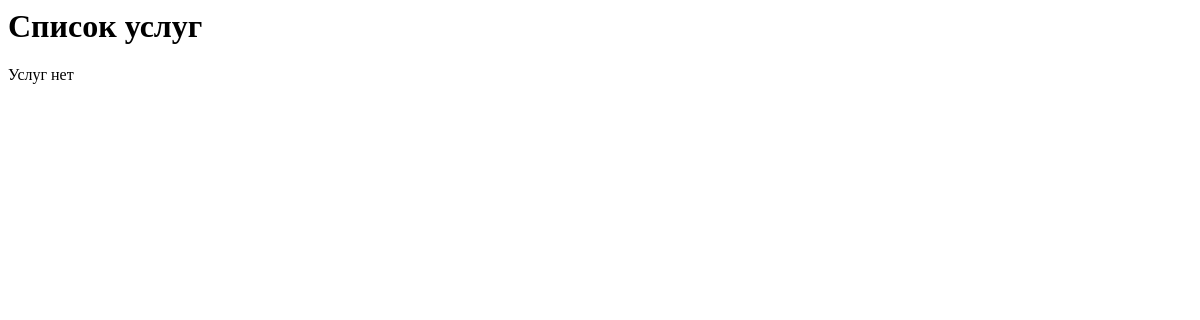
Page /AOP/services/ on the earlier database version.
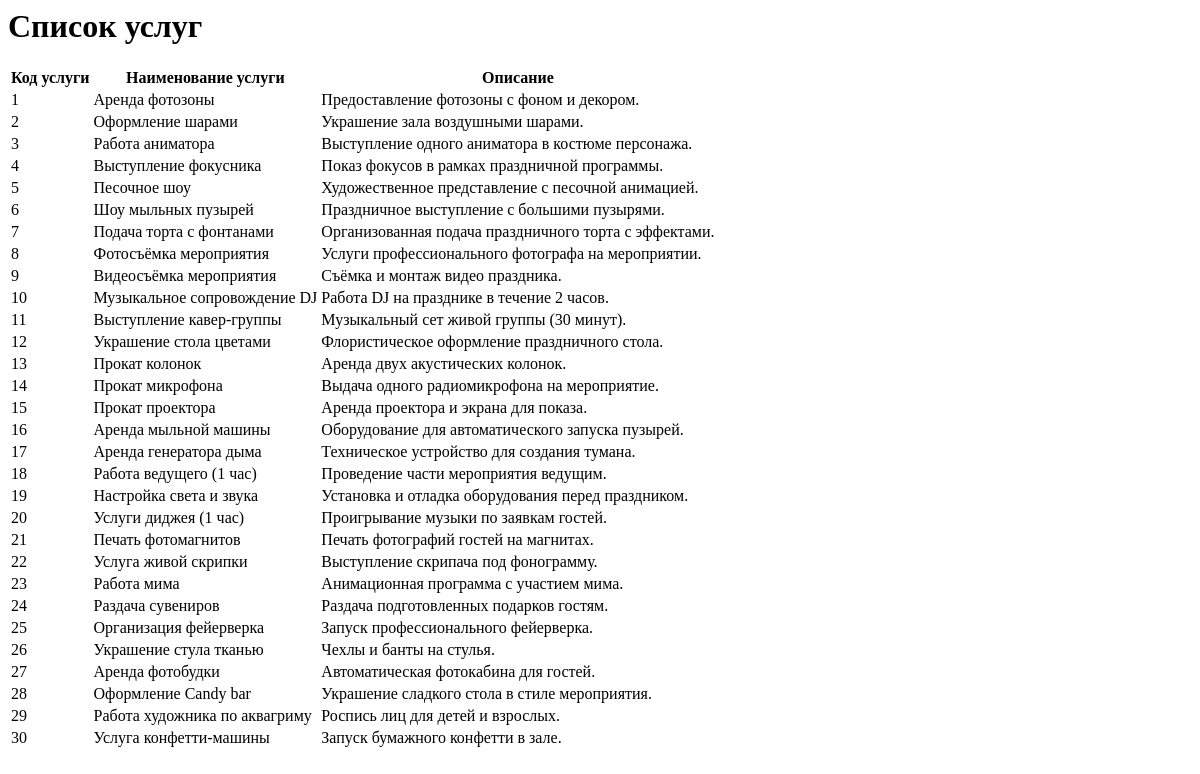
Same page on the later database version.
### AOP/models.py (models this page shows)
class Services(models.Model):
    service_id = models.AutoField(primary_key=True)
    name = models.CharField(max_length=50)
    description = models.TextField(null=True)

### AOP/views.py (the view)
# urls.py: path("services/", views.services, name="services"),
def services(request):
    services = Services.objects.all()
    return render(request, 'AOP/services.html', {'services': services})

### AOP/templates/AOP/services.html
<h1>Список услуг</h1>
{% if services %}
<table>
    <tr>
        <th>Код услуги</th>
        <th>Наименование услуги</th>
        <th>Описание</th>
    </tr>
    {% for service in services %}
    <tr>
        <td>{{ service.service_id }}</td>
        <td>{{ service.name }}</td>
        <td>{{ service.description }}</td>
    </tr>
    {% endfor %}
</table>
{% else %}
<p>Услуг нет</p>
{% endif %}

Differences in the rows shown:
added Services: service_id "1", name "Аренда фотозоны", description "Предоставление фотозоны с фоном и декором."
added Services: service_id "2", name "Оформление шарами", description "Украшение зала воздушными шарами."
added Services: service_id "3", name "Работа аниматора", description "Выступление одного аниматора в костюме персонажа."
added Services: service_id "4", name "Выступление фокусника", description "Показ фокусов в рамках праздничной программы."
added Services: service_id "5", name "Песочное шоу", description "Художественное представление с песочной анимацией."
added Services: service_id "6", name "Шоу мыльных пузырей", description "Праздничное выступление с большими пузырями."
added Services: service_id "7", name "Подача торта с фонтанами", description "Организованная подача праздничного торта с эффектами."
added Services: service_id "8", name "Фотосъёмка мероприятия", description "Услуги профессионального фотографа на мероприятии."
added Services: service_id "9", name "Видеосъёмка мероприятия", description "Съёмка и монтаж видео праздника."
added Services: service_id "10", name "Музыкальное сопровождение DJ", description "Работа DJ на празднике в течение 2 часов."
added Services: service_id "11", name "Выступление кавер-группы", description "Музыкальный сет живой группы (30 минут)."
added Services: service_id "12", name "Украшение стола цветами", description "Флористическое оформление праздничного стола."
added Services: service_id "13", name "Прокат колонок", description "Аренда двух акустических колонок."
added Services: service_id "14", name "Прокат микрофона", description "Выдача одного радиомикрофона на мероприятие."
added Services: service_id "15", name "Прокат проектора", description "Аренда проектора и экрана для показа."
added Services: service_id "16", name "Аренда мыльной машины", description "Оборудование для автоматического запуска пузырей."
added Services: service_id "17", name "Аренда генератора дыма", description "Техническое устройство для создания тумана."
added Services: service_id "18", name "Работа ведущего (1 час)", description "Проведение части мероприятия ведущим."
added Services: service_id "19", name "Настройка света и звука", description "Установка и отладка оборудования перед праздником."
added Services: service_id "20", name "Услуги диджея (1 час)", description "Проигрывание музыки по заявкам гостей."
added Services: service_id "21", name "Печать фотомагнитов", description "Печать фотографий гостей на магнитах."
added Services: service_id "22", name "Услуга живой скрипки", description "Выступление скрипача под фонограмму."
added Services: service_id "23", name "Работа мима", description "Анимационная программа с участием мима."
added Services: service_id "24", name "Раздача сувениров", description "Раздача подготовленных подарков гостям."
added Services: service_id "25", name "Организация фейерверка", description "Запуск профессионального фейерверка."
added Services: service_id "26", name "Украшение стула тканью", description "Чехлы и банты на стулья."
added Services: service_id "27", name "Аренда фотобудки", description "Автоматическая фотокабина для гостей."
added Services: service_id "28", name "Оформление Candy bar", description "Украшение сладкого стола в стиле мероприятия."
added Services: service_id "29", name "Работа художника по аквагриму", description "Роспись лиц для детей и взрослых."
added Services: service_id "30", name "Услуга конфетти-машины", description "Запуск бумажного конфетти в зале."
Other differences:
text no longer shown: "Услуг нет"
text now shown: "Код услуги Наименование услуги Описание"
